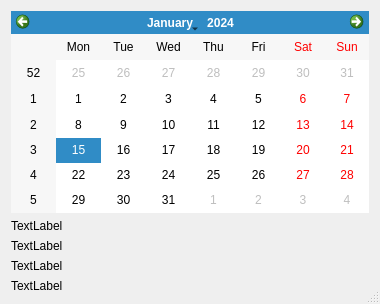
<?xml version="1.0" encoding="UTF-8"?>
<ui version="4.0">
 <class>Dialog</class>
 <widget class="QDialog" name="Dialog">
  <property name="geometry">
   <rect>
    <x>0</x>
    <y>0</y>
    <width>380</width>
    <height>304</height>
   </rect>
  </property>
  <property name="windowTitle">
   <string>微信公众号号：学点编程吧出品--日历</string>
  </property>
  <property name="windowIcon">
   <iconset>
    <normaloff>calendar.ico</normaloff>calendar.ico</iconset>
  </property>
  <property name="sizeGripEnabled">
   <bool>true</bool>
  </property>
  <layout class="QVBoxLayout" name="verticalLayout_2">
   <item>
    <layout class="QVBoxLayout" name="verticalLayout">
     <item>
      <widget class="QCalendarWidget" name="calendarWidget"/>
     </item>
     <item>
      <widget class="QLabel" name="label">
       <property name="text">
        <string>TextLabel</string>
       </property>
      </widget>
     </item>
     <item>
      <widget class="QLabel" name="label_2">
       <property name="text">
        <string>TextLabel</string>
       </property>
      </widget>
     </item>
     <item>
      <widget class="QLabel" name="label_3">
       <property name="text">
        <string>TextLabel</string>
       </property>
      </widget>
     </item>
     <item>
      <widget class="QLabel" name="label_4">
       <property name="text">
        <string>TextLabel</string>
       </property>
      </widget>
     </item>
    </layout>
   </item>
  </layout>
 </widget>
 <resources/>
 <connections/>
</ui>
